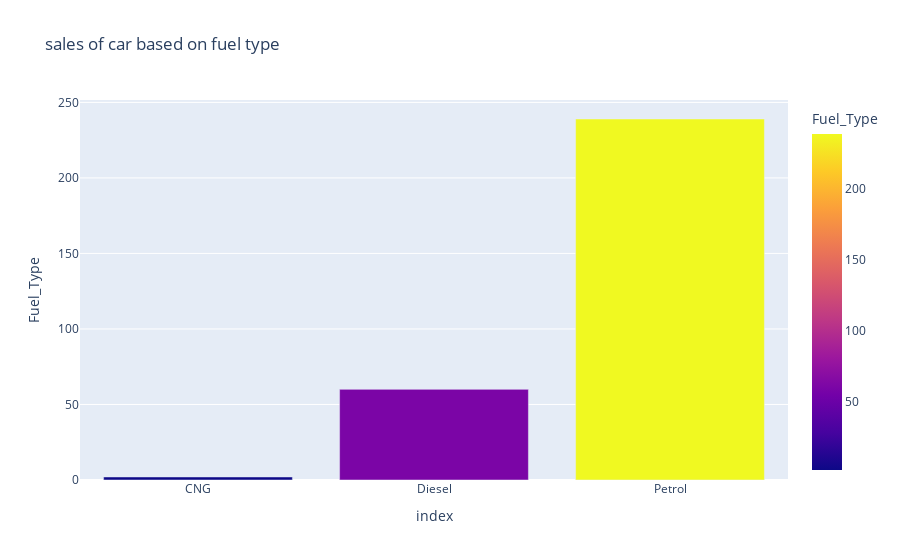

The cell this chart's notebook holds for it:
### Markdown cell above
### Sales of car based on type of fuel

### Code cell
px.bar(df3.groupby('Fuel_Type')['Fuel_Type'].count(),y= 'Fuel_Type' ,color = 'Fuel_Type',
       title = 'sales of car based on fuel type')

### Figure 1 — Plotly figure (JSON) as saved in the notebook; plotly's stock layout.template omitted (floating-point values rounded to 4 significant figures)
{"data": [{"alignmentgroup": "True", "hovertemplate": "index=%{x}<br>Fuel_Type=%{marker.color}<extra></extra>", "legendgroup": "", "marker": {"color": [2, 60, 239], "coloraxis": "coloraxis", "pattern": {"shape": ""}}, "name": "", "offsetgroup": "", "orientation": "v", "showlegend": false, "textposition": "auto", "type": "bar", "x": ["CNG", "Diesel", "Petrol"], "xaxis": "x", "y": [2, 60, 239], "yaxis": "y"}], "layout": {"barmode": "relative", "coloraxis": {"colorbar": {"title": {"text": "Fuel_Type"}}, "colorscale": [[0, "#0d0887"], [0.1111, "#46039f"], [0.2222, "#7201a8"], [0.3333, "#9c179e"], [0.4444, "#bd3786"], [0.5556, "#d8576b"], [0.6667, "#ed7953"], [0.7778, "#fb9f3a"], [0.8889, "#fdca26"], [1, "#f0f921"]]}, "legend": {"tracegroupgap": 0}, "title": {"text": "sales of car based on fuel type"}, "xaxis": {"anchor": "y", "domain": [0, 1], "title": {"text": "index"}}, "yaxis": {"anchor": "x", "domain": [0, 1], "title": {"text": "Fuel_Type"}}}}
